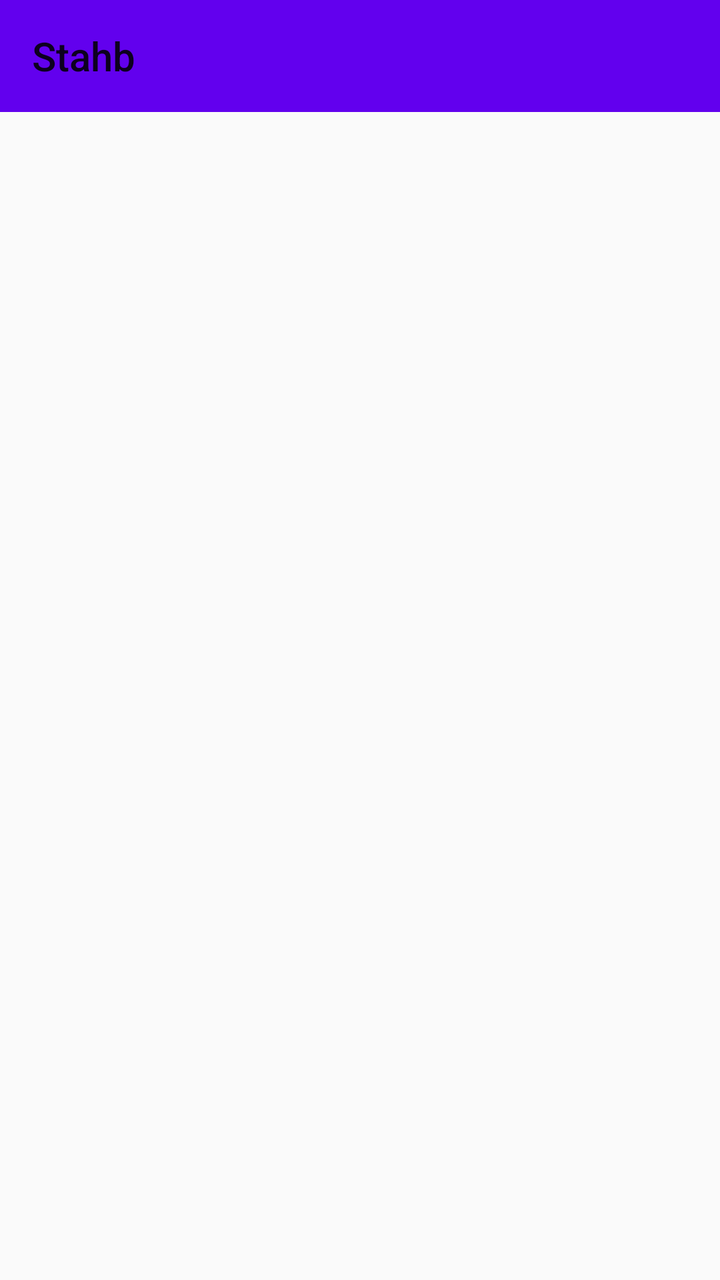
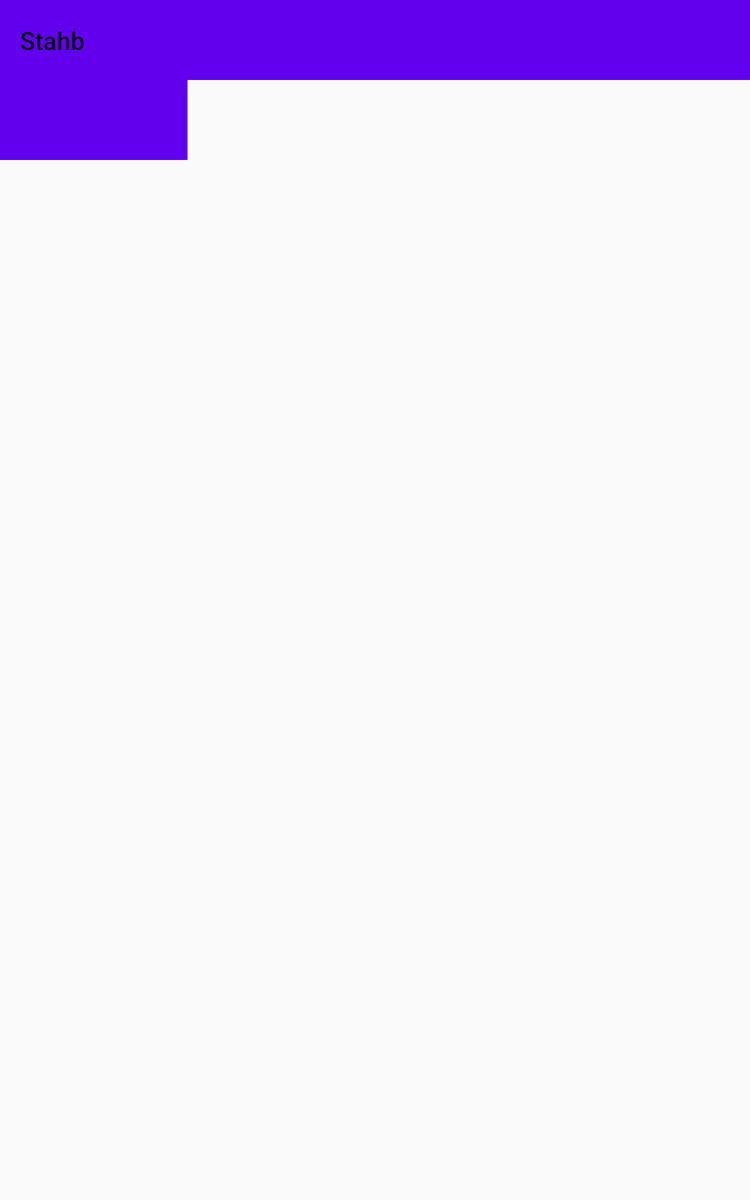

First picture: res/layout/ on a phone held upright. Second picture: the repository's own variant of that layout, on a device whose configuration matches the variant's folder. Source for both follows.
<!-- AndroidManifest.xml: application theme AppTheme -->
<!-- res/layout/fragment_tab_overview.xml -->
<?xml version="1.0" encoding="utf-8"?>
<LinearLayout
        xmlns:android="http://schemas.android.com/apk/res/android"
        xmlns:app="http://schemas.android.com/apk/res-auto"
        android:layout_width="match_parent"
        android:layout_height="match_parent"
        android:orientation="vertical">

    <androidx.appcompat.widget.Toolbar
            android:id="@+id/toolbar"
            android:layout_width="match_parent"
            android:layout_height="?attr/actionBarSize"
            android:background="?attr/colorPrimary"
            app:layout_scrollFlags="scroll|enterAlways|snap"
            app:popupTheme="@style/ThemeOverlay.AppCompat.Light"
            app:title="Stahb"
            style="@style/ToolBarStyle"/>

    <androidx.viewpager.widget.ViewPager
            android:id="@+id/tab_list_pager_viewpager"
            android:layout_width="match_parent"
            android:layout_height="match_parent">

        <com.google.android.material.tabs.TabLayout
                android:id="@+id/tab_list_pager_tabs"
                android:layout_width="match_parent"
                android:layout_height="wrap_content">

        </com.google.android.material.tabs.TabLayout>

    </androidx.viewpager.widget.ViewPager>

</LinearLayout>
<!-- resources referenced by this layout -->
<resources>
  <style name="ToolBarStyle" parent="Theme.AppCompat">
          <item name="android:textColorPrimary">@android:color/white</item>
          <item name="android:textColorSecondary">@android:color/white</item>
          <item name="actionMenuTextColor">@android:color/white</item>
      </style>
  <style name="AppTheme" parent="Theme.AppCompat.Light.DarkActionBar">
          
          <item name="colorPrimary">@color/colorPrimary</item>
          <item name="colorPrimaryDark">@color/colorPrimaryDark</item>
          <item name="colorAccent">@color/colorAccent</item>
      </style>
</resources>
<!-- res/layout-sw600dp/fragment_tab_overview.xml (the repository's variant of the layout above) -->
<!-- drawn on a 7-inch tablet held upright -->
<?xml version="1.0" encoding="utf-8"?>
<LinearLayout
        xmlns:android="http://schemas.android.com/apk/res/android"
        xmlns:app="http://schemas.android.com/apk/res-auto"
        android:layout_width="match_parent"
        android:layout_height="match_parent"
        android:orientation="vertical">

    <androidx.appcompat.widget.Toolbar
            android:id="@+id/toolbar"
            android:layout_width="match_parent"
            android:layout_height="?attr/actionBarSize"
            android:background="?attr/colorPrimary"
            app:layout_scrollFlags="scroll|enterAlways|snap"
            app:popupTheme="@style/ThemeOverlay.AppCompat.Light"
            app:title="Stahb"
            style="@style/ToolBarStyle"/>

    <LinearLayout
            android:layout_width="match_parent"
            android:layout_height="match_parent"
            android:orientation="horizontal">

        <androidx.viewpager.widget.ViewPager
                android:id="@+id/tab_list_pager_viewpager"
                android:layout_width="0dp"
                android:layout_weight="1"
                android:layout_height="match_parent">

            <com.google.android.material.tabs.TabLayout
                    android:id="@+id/tab_list_pager_tabs"
                    android:layout_width="match_parent"
                    android:layout_height="?attr/actionBarSize"
                    android:background="?attr/colorPrimary">

            </com.google.android.material.tabs.TabLayout>

        </androidx.viewpager.widget.ViewPager>

        <FrameLayout
                android:id="@+id/details_pane"
                android:layout_width="0dp"
                android:layout_height="match_parent"
                android:layout_weight="3">

        </FrameLayout>

    </LinearLayout>

</LinearLayout>
